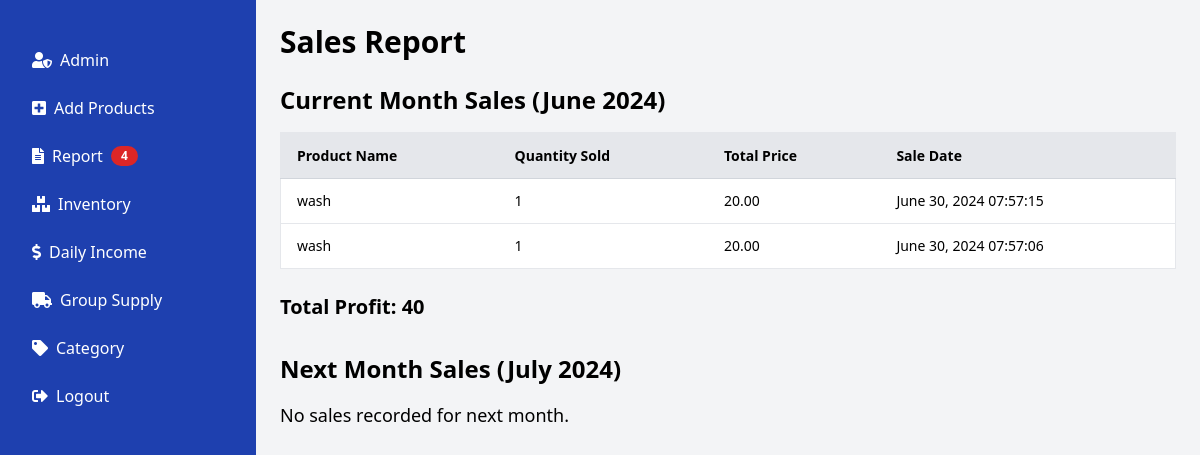
Screenshot of /admin/daily-income.php with the database file from the repository.
### tables this page shows
CREATE TABLE `sold_products` (
  `id` int(11) NOT NULL,
  `product_id` int(11) NOT NULL,
  `total_price` decimal(10,2) NOT NULL,
  `sale_date` timestamp NOT NULL DEFAULT current_timestamp() ON UPDATE current_timestamp(),
  `quantity_sold` int(11) NOT NULL
);

CREATE TABLE `add_product` (
  `id` int(11) NOT NULL,
  `name` varchar(250) NOT NULL,
  `category` varchar(250) NOT NULL,
  `image` varchar(250) NOT NULL,
  `quantity` int(11) NOT NULL,
  `description` text NOT NULL,
  `price` decimal(10,2) NOT NULL,
  `expiration` timestamp NOT NULL DEFAULT current_timestamp() ON UPDATE current_timestamp(),
  `original_quantity` int(11) NOT NULL
);

### admin/daily-income.php (the view, shortened to what this page needs)
<?php
require_once __DIR__ . '/../config/configuration.php';
$current_month_start = date('Y-m-01');
$next_month_start = date('Y-m-d', strtotime('first day of next month'));
$sql_current_month = "SELECT p.name, s.quantity_sold, s.total_price, s.sale_date
                      FROM sold_products s
                      INNER JOIN add_product p ON s.product_id = p.id
                      WHERE s.sale_date >= '$current_month_start' AND s.sale_date < '$next_month_start'
                      ORDER BY s.sale_date DESC";
$result_current_month = $conn->query($sql_current_month);
$sales_current_month = array();
$sales_next_month = array();
$total_profit_current_month = 0;
$total_profit_next_month = 0;
if ($result_current_month->num_rows > 0) {
    while ($row = $result_current_month->fetch_assoc()) {
        $sales_current_month[] = $row;
        $total_profit_current_month += $row['total_price'];
    }
}
$sql_count_reports = "SELECT COUNT(*) as report_count FROM product_reports";
$result_count = $conn->query($sql_count_reports);
$report_count = $result_count->fetch_assoc()['report_count'];
?>
<!DOCTYPE html>
<html lang="en">
<head>
    <link href="https://cdn.jsdelivr.net/npm/tailwindcss@2.2.19/dist/tailwind.min.css" rel="stylesheet">
    <link rel="stylesheet" href="https://cdnjs.cloudflare.com/ajax/libs/font-awesome/5.15.3/css/all.min.css">
</head>
<body class="bg-gray-100">
    <div class="flex">
        <div class="w-64 h-screen bg-blue-800 text-white flex flex-col fixed">
            <div class="px-6 py-4">
            </div>
        <nav class="flex-1 px-4 py-2 space-y-2">
        <a href="admin.php" class="flex items-center py-2 px-4 rounded hover:bg-blue-600">
          <i class="fas fa-user-shield mr-2"></i> Admin
        </a>
        <a href="add-product.php"  class="flex items-center py-2 px-4 rounded hover:bg-blue-600">
          <i class="fas fa-plus-square mr-2"></i> Add Products
        </a>
           <a href="display-report.php" data-target="report" class="flex items-center py-2 px-4 rounded hover:bg-blue-600">
                <i class="fas fa-file-alt mr-2"></i> Report
                <span class="ml-2 bg-red-600 text-white text-xs font-semibold px-2.5 py-0.5 rounded-full"><?= $report_count ?></span>
            </a>
         <a href="inventory.php" class="flex items-center py-2 px-4 rounded hover:bg-blue-600">
          <i class="fas fa-boxes mr-2"></i> Inventory
        </a>
        <a href="daily-income.php" data-target="daily-income" class="flex items-center py-2 px-4 rounded hover:bg-blue-600">
          <i class="fas fa-dollar-sign mr-2"></i> Daily Income
        </a>
        <a href="group-product.php" class="flex items-center py-2 px-4 rounded hover:bg-blue-600">
          <i class="fas fa-truck mr-2"></i> Group Supply
        </a>
        <a href="add-category.php" class="flex items-center py-2 px-4 rounded hover:bg-blue-600">
  <i class="fas fa-tag mr-2"></i> Category
</a>
        <a href="logout.php" class="flex items-center py-2 px-4 rounded hover:bg-blue-600">
          <i class="fas fa-sign-out-alt mr-2"></i> Logout
        </a>
      </nav>
      </div>
        <div class="flex-1 ml-64 p-6">
            <h1 class="text-3xl font-bold mb-6">Sales Report</h1>
            <h2 class="text-2xl font-bold mb-4">Current Month Sales (<?php echo date('F Y'); ?>)</h2>
            <?php if (!empty($sales_current_month)): ?>
                <div class="overflow-x-auto mb-6">
                    <table class="min-w-full bg-white border border-gray-200">
                        <thead>
                            <tr class="w-full bg-gray-200 text-left text-sm leading-normal">
                                <th class="py-3 px-4 border-b border-gray-300">Product Name</th>
                                <th class="py-3 px-4 border-b border-gray-300">Quantity Sold</th>
                                <th class="py-3 px-4 border-b border-gray-300">Total Price</th>
                                <th class="py-3 px-4 border-b border-gray-300">Sale Date</th>
                            </tr>
                        </thead>
                        <tbody class="text-sm">
                            <?php foreach ($sales_current_month as $sale): ?>
                                <tr class="border-b border-gray-200 hover:bg-gray-100">
                                    <td class="py-3 px-4"><?php echo $sale['name']; ?></td>
                                    <td class="py-3 px-4"><?php echo $sale['quantity_sold']; ?></td>
                                    <td class="py-3 px-4"><?php echo $sale['total_price']; ?></td>
                                    <td class="py-3 px-4"><?php echo date('F j, Y H:i:s', strtotime($sale['sale_date'])); ?></td>
                                </tr>
                            <?php endforeach; ?>
                        </tbody>
                    </table>
                </div>
                <p class="mt-6 text-xl font-bold">Total Profit: <?php echo $total_profit_current_month; ?></p>
            <?php else: ?>
                <p class="text-lg">No sales recorded for this month.</p>
            <?php endif; ?>
            <h2 class="text-2xl font-bold mb-4 mt-8">Next Month Sales (<?php echo date('F Y', strtotime('first day of next month')); ?>)</h2>
            <?php if (!empty($sales_next_month)): ?>
                <div class="overflow-x-auto mb-6">
                    <table class="min-w-full bg-white border border-gray-200">
                        <thead>
                            <tr class="w-full bg-gray-200 text-left text-sm leading-normal">
                                <th class="py-3 px-4 border-b border-gray-300">Product Name</th>
                                <th class="py-3 px-4 border-b border-gray-300">Quantity Sold</th>
                                <th class="py-3 px-4 border-b border-gray-300">Total Price</th>
                                <th class="py-3 px-4 border-b border-gray-300">Sale Date</th>
                            </tr>
                        </thead>
                        <tbody class="text-sm">
                            <?php foreach ($sales_next_month as $sale): ?>
                                <tr class="border-b border-gray-200 hover:bg-gray-100">
                                    <td class="py-3 px-4"><?php echo $sale['name']; ?></td>
                                    <td class="py-3 px-4"><?php echo $sale['quantity_sold']; ?></td>
                                    <td class="py-3 px-4"><?php echo $sale['total_price']; ?></td>
                                    <td class="py-3 px-4"><?php echo date('F j, Y H:i:s', strtotime($sale['sale_date'])); ?></td>
                                </tr>
                            <?php endforeach; ?>
                        </tbody>
                    </table>
                </div>
                <p class="mt-6 text-xl font-bold">Total Profit: <?php echo $total_profit_next_month; ?></p>
            <?php else: ?>
                <p class="text-lg">No sales recorded for next month.</p>
            <?php endif; ?>
        </div>
    </div>
</body>
</html>

### rows the page displays
sold_products: add_product.name "wash", quantity_sold "1", total_price "20.00", sale_date "June 30, 2024 07:57:15"
sold_products: add_product.name "wash", quantity_sold "1", total_price "20.00", sale_date "June 30, 2024 07:57:06"

### other values shown
$report_count "4"
$total_profit_current_month "40"
